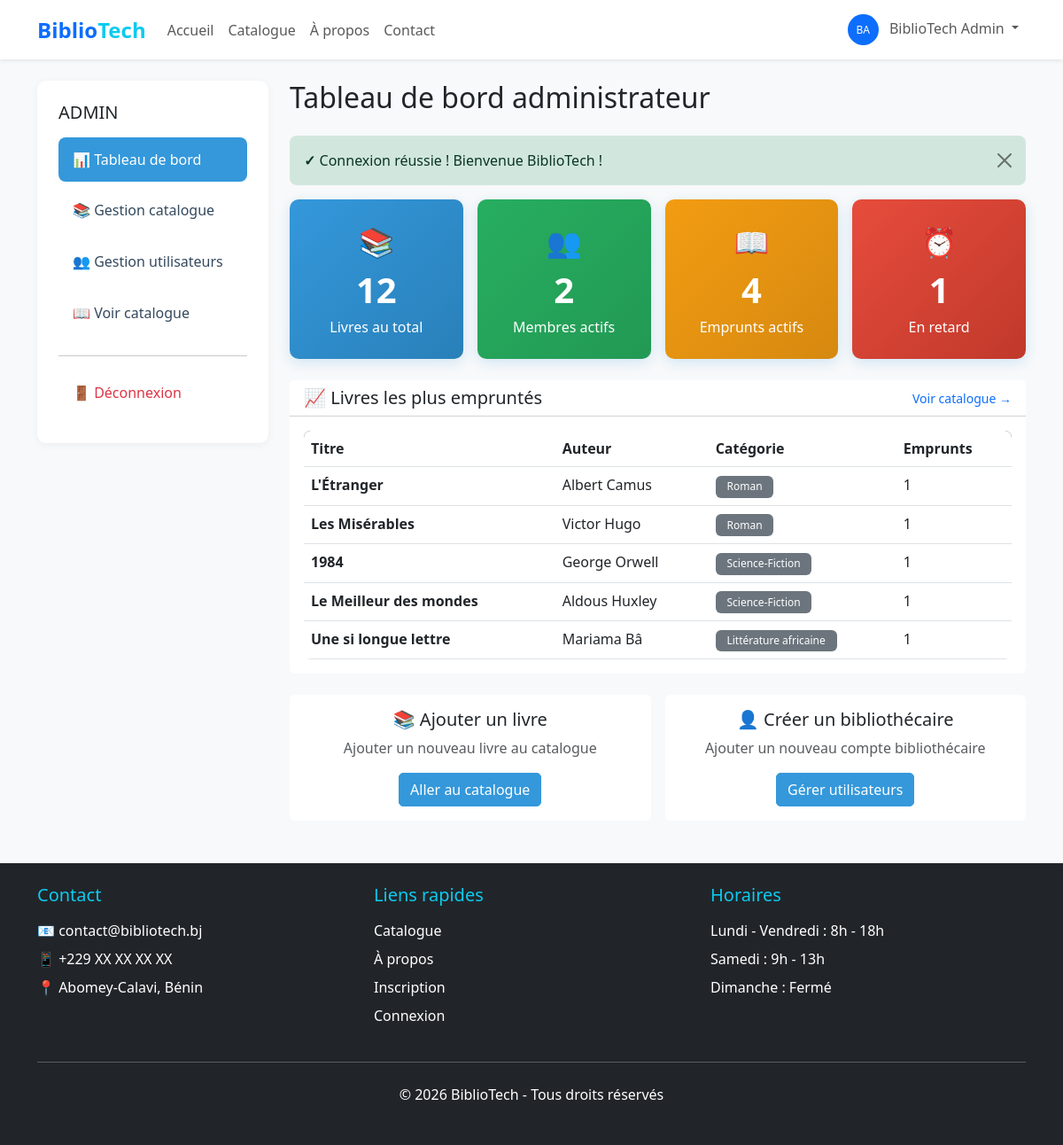
Screenshot of /frontend/admin/dashboard.php (signed in) with the database file from the repository.
### tables this page shows
CREATE TABLE livres (
    id INT PRIMARY KEY AUTO_INCREMENT,
    titre VARCHAR(255) NOT NULL,
    auteur VARCHAR(150) NOT NULL,
    isbn VARCHAR(20) UNIQUE,
    categorie_id INT NOT NULL,
    description TEXT,
    image_couverture VARCHAR(255),
    nombre_exemplaires INT DEFAULT 1,
    exemplaires_disponibles INT DEFAULT 1,
    date_ajout DATE DEFAULT (CURRENT_DATE),
    created_at TIMESTAMP DEFAULT CURRENT_TIMESTAMP,
    updated_at TIMESTAMP DEFAULT CURRENT_TIMESTAMP ON UPDATE CURRENT_TIMESTAMP,
    FOREIGN KEY (categorie_id) REFERENCES categories(id) ON DELETE RESTRICT,
    INDEX idx_titre (titre),
    INDEX idx_auteur (auteur),
    INDEX idx_isbn (isbn),
    INDEX idx_categorie (categorie_id)
);

CREATE TABLE categories (
    id INT PRIMARY KEY AUTO_INCREMENT,
    nom VARCHAR(100) NOT NULL UNIQUE,
    description TEXT,
    created_at TIMESTAMP DEFAULT CURRENT_TIMESTAMP,
    INDEX idx_nom (nom)
);

### frontend/admin/dashboard.php (the view, shortened to what this page needs)
<?php
require_once '../../backend/init.php';
$database = new Database();
$db = $database->getConnection();
$query_stats = "SELECT * FROM vue_statistiques";
$stmt = $db->prepare($query_stats);
$stmt->execute();
$stats = $stmt->fetch(PDO::FETCH_ASSOC);
$query_pop = "CALL livres_populaires(5)";
$stmt_pop = $db->prepare($query_pop);
$stmt_pop->execute();
$livres_populaires = $stmt_pop->fetchAll(PDO::FETCH_ASSOC);
?>
<!DOCTYPE html>
<html lang="fr">
<head>
    <link href="https://cdn.jsdelivr.net/npm/bootstrap@5.3.0/dist/css/bootstrap.min.css" rel="stylesheet">
    <link rel="stylesheet" href="../assets/css/style.css">
</head>
<body class="bg-light">
    <?php include '../includes/header.php'; ?>
    <div class="container my-4">
        <div class="row">
            <div class="col-md-3">
                <div class="sidebar">
                    <h5 class="mb-3">ADMIN</h5>
                    <nav class="nav flex-column">
                        <a class="nav-link active" href="dashboard.php">📊 Tableau de bord</a>
                        <a class="nav-link" href="catalogue.php">📚 Gestion catalogue</a>
                        <a class="nav-link" href="utilisateurs.php">👥 Gestion utilisateurs</a>
                        <a class="nav-link" href="../catalogue.php">📖 Voir catalogue</a>
                        <hr>
                        <a class="nav-link text-danger" href="../deconnexion.php">🚪 Déconnexion</a>
                    </nav>
                </div>
            </div>
            <div class="col-md-9">
                <h2 class="mb-4">Tableau de bord administrateur</h2>
                <?php echo afficherMessage(); ?>
                <div class="row g-3 mb-4">
                    <div class="col-md-3">
                        <a href="catalogue.php" class="stat-card-link">
                            <div class="stat-card text-center">
                                <div style="font-size: 2rem;">📚</div>
                                <div style="font-size: 2.5rem; font-weight: bold;"><?php echo $stats['total_livres']; ?></div>
                                <div>Livres au total</div>
                            </div>
                        </a>
                    </div>
                    <div class="col-md-3">
                        <a href="utilisateurs.php" class="stat-card-link">
                            <div class="stat-card success text-center">
                                <div style="font-size: 2rem;">👥</div>
                                <div style="font-size: 2.5rem; font-weight: bold;"><?php echo $stats['membres_actifs']; ?></div>
                                <div>Membres actifs</div>
                            </div>
                        </a>
                    </div>
                    <div class="col-md-3">
                        <a href="../bibliothecaire/emprunts.php" class="stat-card-link">
                            <div class="stat-card warning text-center">
                                <div style="font-size: 2rem;">📖</div>
                                <div style="font-size: 2.5rem; font-weight: bold;"><?php echo $stats['emprunts_actifs']; ?></div>
                                <div>Emprunts actifs</div>
                            </div>
                        </a>
                    </div>
                    <div class="col-md-3">
                        <a href="../bibliothecaire/emprunts.php?tab=retard" class="stat-card-link">
                            <div class="stat-card danger text-center">
                                <div style="font-size: 2rem;">⏰</div>
                                <div style="font-size: 2.5rem; font-weight: bold;"><?php echo $stats['emprunts_retard']; ?></div>
                                <div>En retard</div>
                            </div>
                        </a>
                    </div>
                </div>
                <div class="card mb-4">
                    <div class="card-header bg-white d-flex justify-content-between align-items-center">
                        <h5 class="mb-0">📈 Livres les plus empruntés</h5>
                        <a href="catalogue.php" class="text-decoration-none small">Voir catalogue →</a>
                    </div>
                    <div class="card-body">
                        <div class="table-responsive">
                            <table class="table mb-0">
                                <thead>
                                    <tr>
                                        <th>Titre</th>
                                        <th>Auteur</th>
                                        <th>Catégorie</th>
                                        <th>Emprunts</th>
                                    </tr>
                                </thead>
                                <tbody>
                                    <?php foreach ($livres_populaires as $livre): ?>
                                    <tr>
                                        <td><strong><?php echo htmlspecialchars($livre['titre']); ?></strong></td>
                                        <td><?php echo htmlspecialchars($livre['auteur']); ?></td>
                                        <td>
                                            <span class="badge bg-secondary">
                                                <?php echo !empty($livre['categorie']) ? htmlspecialchars($livre['categorie']) : 'N/A'; ?>
                                            </span>
                                        </td>
                                        <td><?php echo $livre['nombre_emprunts']; ?></td>
                                    </tr>
                                    <?php endforeach; ?>
                                </tbody>
                            </table>
                        </div>
                    </div>
                </div>
                <div class="row g-3">
                    <div class="col-md-6">
                        <div class="card">
                            <div class="card-body text-center">
                                <h5>📚 Ajouter un livre</h5>
                                <p class="text-muted">Ajouter un nouveau livre au catalogue</p>
                                <a href="catalogue.php" class="btn btn-primary">Aller au catalogue</a>
                            </div>
                        </div>
                    </div>
                    <div class="col-md-6">
                        <div class="card">
                            <div class="card-body text-center">
                                <h5>👤 Créer un bibliothécaire</h5>
                                <p class="text-muted">Ajouter un nouveau compte bibliothécaire</p>
                                <a href="utilisateurs.php" class="btn btn-primary">Gérer utilisateurs</a>
                            </div>
                        </div>
                    </div>
                </div>
            </div>
        </div>
    </div>
    <?php include '../includes/footer.php'; ?>
</body>
</html>

### frontend/assets/css/style.css (style rules this page uses)
:root { --primary: #2C3E50; --secondary: #3498DB; --accent: #E67E22; --success: #27AE60; --danger: #E74C3C; --warning: #F39C12; --info: #3498DB; --light: #ECF0F1; --dark: #34495E; }
body { font-family: 'Segoe UI', Tahoma, Geneva, Verdana, sans-serif; }
.card { transition: transform 0.3s, box-shadow 0.3s; border: none; }
.btn { border-radius: 5px; font-weight: 500; transition: all 0.3s; }
.btn-primary { background-color: var(--secondary); border-color: var(--secondary); }
.badge { padding: 0.4rem 0.8rem; font-weight: 500; }
.stat-card { border-radius: 10px; padding: 1.5rem; color: white; background: linear-gradient(135deg, var(--secondary) 0%, #2980B9 100%); box-shadow: 0 4px 15px rgba(52, 152, 219, 0.2); }
.stat-card.success { background: linear-gradient(135deg, var(--success) 0%, #229954 100%); }
.stat-card.warning { background: linear-gradient(135deg, var(--warning) 0%, #D68910 100%); }
.stat-card.danger { background: linear-gradient(135deg, var(--danger) 0%, #C0392B 100%); }
.sidebar { background: white; border-radius: 10px; padding: 1.5rem; box-shadow: 0 2px 10px rgba(0,0,0,0.05); }
.sidebar .nav-link { color: var(--dark); border-radius: 8px; padding: 0.8rem 1rem; margin-bottom: 0.5rem; transition: all 0.3s; }
.sidebar .nav-link.active { background-color: var(--secondary); color: white; }
.table { border-radius: 8px; overflow: hidden; }
.table thead { background-color: var(--primary); color: white; }

### frontend/admin/dashboard.php (style rules this page uses)
.stat-card-link { text-decoration: none; display: block; }
.stat-card-link .stat-card { transition: transform 0.2s, box-shadow 0.2s; cursor: pointer; }

### rows the page displays
livres: titre "L'Étranger", auteur "Albert Camus", categorie.nom "Roman", nombre_emprunts "1"
livres: titre "Les Misérables", auteur "Victor Hugo", categorie.nom "Roman", nombre_emprunts "1"
livres: titre "1984", auteur "George Orwell", categorie.nom "Science-Fiction", nombre_emprunts "1"
livres: titre "Le Meilleur des mondes", auteur "Aldous Huxley", categorie.nom "Science-Fiction", nombre_emprunts "1"
livres: titre "Une si longue lettre", auteur "Mariama Bâ", categorie.nom "Littérature africaine", nombre_emprunts "1"

### other values shown
substr($user['prenoms'], 0, 1) . substr($user['nom'], 0, 1) "BA"
$user['prenoms'] . ' ' . $user['nom'] "BiblioTech Admin"
$icon "✓"
$msg['message'] "Connexion réussie ! Bienvenue BiblioTech !"
$stats['total_livres'] "12"
$stats['membres_actifs'] "2"
$stats['emprunts_actifs'] "4"
$stats['emprunts_retard'] "1"
